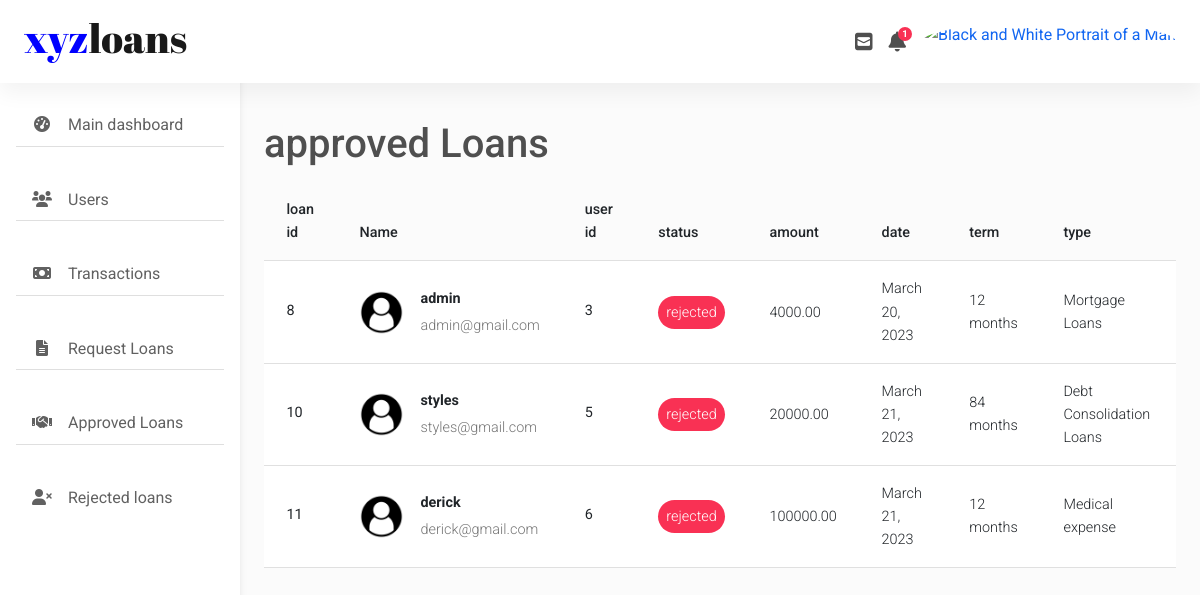
The page /manager/rejected-loans (signed in) on the database its author committed.
### loan_back/models.py (models this page shows, shortened)
class Loan(models.Model):
    borrower = models.ForeignKey(CustomUser, on_delete=models.CASCADE)
    loan_category=models.CharField(max_length=30, choices=LOAN_CATEGORY_CHOICES, default='Mortgage Loans')
    loan_amount = models.DecimalField(max_digits=10, decimal_places=2)
    interest_rate = models.DecimalField(max_digits=5, decimal_places=2)
    request_date =  models.DateField(auto_now_add=True)
    loan_term =  models.IntegerField(choices=TERM_CHOICES,default=12)
    status = models.CharField(max_length=10, choices=LOAN_STATUS_CHOICES, default='pending')
    class Meta:
        ordering = ('request_date', )

### accounts/models.py (models this page shows, shortened)
class CustomUser(AbstractBaseUser, PermissionsMixin):
    idnumber=models.PositiveIntegerField(unique=True)
    email=models.EmailField(gettext_lazy("email addres"), unique=True)
    username=models.CharField(max_length=200,unique=True)
    lastname=models.CharField(max_length=200,blank=True)
    phone=models.CharField(max_length=200,unique=True,blank=True)
    address=models.CharField(max_length=200,blank=True)
    created_at=models.DateField(default=timezone.now)
    is_staff=models.BooleanField(default=False)
    is_active=models.BooleanField(default=False)
    is_superuser=models.BooleanField(default=False)
    avatar=models.ImageField(upload_to="images",blank=True)
    objects=custom_account_manager()
    USERNAME_FIELD = 'email'
    REQUIRED_FIELDS = ['username','lastname',"idnumber"]

### loan_back/decoratos.py (the view)
    def wrapper_func(request,*args,**kwargs):
        if request.user.is_staff:
            return view_func(request,*args,**kwargs)
        return redirect("/")

### loan_back/decoratos.py (called while the page is built)
def staff_member_required(view_func):
    def wrapper_func(request,*args,**kwargs):
        if request.user.is_staff:
            return view_func(request,*args,**kwargs)
        return redirect("/")
    return wrapper_func

### loan_back/views.py (called while the page is built)
@staff_member_required
def RejectedLoans(request):
    loanrequest=Loan.objects.filter(status="rejected")
    return render(request,"loan_back/rejected.html",{"loanrequest":loanrequest})

### loan_back/templates/loan_back/rejected.html (shortened to what this page needs)
{% load static %} {% include "loan_back/message.html" %}
<!DOCTYPE html>
<html lang="en">
  <head>
    <link
      rel="stylesheet"
      href="https://use.fontawesome.com/releases/v5.11.2/css/all.css"
    />
    <link rel="stylesheet" href="{% static '/css/mdb.min.css' %}" />
    <link
      rel="stylesheet"
      href="https://cdnjs.cloudflare.com/ajax/libs/font-awesome/6.0.0/css/all.min.css"
    />
    <link rel="stylesheet" href="{% static '/manager/css/mdb.min.css' %}" />
    <link rel="stylesheet" href="{% static '/manager/css/admin.css' %}" />
  </head>
  <body>
    <header>
      <nav
        id="sidebarMenu"
        class="collapse d-lg-block sidebar collapse bg-white"
      >
        <div class="position-sticky">
          <div class="list-group list-group-flush mx-3 mt-4">
            <a
              href="/manager/dashboard"
              class="list-group-item list-group-item-action py-2 ripple"
              aria-current="true"
            >
              <i class="fas fa-tachometer-alt fa-fw me-3"></i
              ><span>Main dashboard</span>
            </a>
            <a
              href="/manager/users"
              class="list-group-item list-group-item-action py-2 ripple"
              ><i class="fas fa-users fa-fw me-3"></i><span>Users</span></a
            >
            <a
              href="/manager/Transactions"
              class="list-group-item list-group-item-action py-2 ripple"
              ><i class="fas fa-money-bill fa-fw me-3"></i
              ><span>Transactions</span></a
            >
            <a
              href="/manager/requested-loans"
              class="list-group-item list-group-item-action py-2 ripple"
              ><i class="fas fa-file-alt fa-fw me-3"></i
              ><span>Request Loans</span></a
            >
            <a
              href="/manager/approved-loans"
              class="list-group-item list-group-item-action py-2 ripple"
              ><i class="fas fa-handshake fa-fw me-3"></i
              ><span>Approved Loans</span></a
            >
            <a
              href="/manager/rejected-loans"
              class="list-group-item list-group-item-action py-2 ripple"
              ><i class="fas fa-user-times fa-fw me-3"></i
              ><span>Rejected loans</span></a
            >
          </div>
        </div>
      </nav>
      <nav
        id="main-navbar"
        class="navbar navbar-expand-lg navbar-light bg-white fixed-top"
      >
        <div class="container-fluid">
          <a class="navbar-brand" href="/">
            <h1 class="h1"><span>xyz</span>loans</h1>
          </a>
          {% if user.is_authenticated %}
          <div class="d-flex align-items-center">
            <a class="text-reset me-3" href="#">
              <i class="fas fa-envelope-square fa-lg"></i>
            </a>
            <div class="dropdown">
              <a
                class="text-reset me-3 dropdown-toggle hidden-arrow"
                href="#"
                id="navbarDropdownMenuLink"
                role="button"
                data-mdb-toggle="dropdown"
                aria-expanded="false"
              >
                <i class="fas fa-bell fa-lg"></i>
                <span class="badge rounded-pill badge-notification bg-danger"
                  >1</span
                >
              </a>
            </div>
            <div class="dropdown">
              <a
                class="dropdown-toggle d-flex align-items-center hidden-arrow"
                href="#"
                id="navbarDropdownMenuAvatar"
                role="button"
                data-mdb-toggle="dropdown"
                aria-expanded="false"
              >
                <img
                  src="https://png.pngtree.com/png-vector/20190623/ourlarge/pngtree-accountavataruser--flat-color-icon--vector-icon-banner-templ-png-image_1491720.jpg"
                  class="rounded-circle"
                  height="40"
                  alt="Black and White Portrait of a Man"
                  loading="lazy"
                />
              </a>
            </div>
          </div>
          {% endif %}
        </div>
      </nav>
    </header>
    <main style="margin-top: 6em">
      <div class="container pt-4">
        <section class="mb-4">
          <h1>approved Loans</h1>
          <table
            class="table align-middle mb-0 bg-white"
            style="margin-top: 1em"
          >
            <thead class="bg-light">
              <tr>
                <th>loan id</th>
                <th>Name</th>
                <th>user id</th>
                <th>status</th>
                <th>amount</th>
                <th>date</th>
                <th>term</th>
                <th>type</th>
              </tr>
            </thead>
            <tbody>
              {% for loan in loanrequest %}
              <tr>
                <td>
                  <p class="fw-normal mb-1">{{loan.id}}</p>
                </td>
                <td>
                  <div class="d-flex align-items-center">
                    <img
                      src="{% static '/img/default.png' %}"
                      class="rounded-circle"
                      alt=""
                      style="width: 45px; height: 45px"
                    />
                    <div class="ms-3">
                      <p class="fw-bold mb-1">{{loan.borrower.username}}</p>
                      <p class="text-muted mb-0">{{loan.borrower}}</p>
                    </div>
                  </div>
                </td>
                <td>
                  <p class="fw-normal mb-1">{{loan.borrower.id}}</p>
                </td>
                <td>
                  <span class="btn-danger rounded-pill d-inline p-2"
                    >{{loan.status}}</span
                  >
                </td>
                <td>{{loan.loan_amount}}</td>
                <td>{{loan.request_date}}</td>
                <td>{{loan.loan_term}} months</td>
                <td>{{loan.loan_category}}</td>
              </tr>
              {% endfor %}
            </tbody>
          </table>
        </section>
      </div>
    </main>
  </body>
</html>

### static/manager/css/admin.css (style rules this page uses)
body { background-color: #fbfbfb; }
@media (min-width: 991.98px) { main { padding-left: 240px; } }
.sidebar { position: fixed; top: 0; bottom: 0; left: 0; padding: 58px 0 0; box-shadow: 0 2px 5px 0 rgb(0 0 0 / 5%), 0 2px 10px 0 rgb(0 0 0 / 5%); width: 240px; z-index: 600; }

### loan_back/templates/loan_back/rejected.html (style rules this page uses)
.h1 { font-family: "Abril Fatface", cursive; }
.h1 span { color: blue; }
#sidebarMenu { padding-top: 5em; }
.ripple { margin-bottom: 2em; }

### rows shown on the page
Loan: id "8", borrower.username "admin", borrower "admin@gmail.com", borrower.id "3", status "rejected", loan_amount "4000.00", request_date "March 20, 2023", loan_term "12", loan_category "Mortgage Loans"
Loan: id "10", borrower.username "styles", borrower "styles@gmail.com", borrower.id "5", status "rejected", loan_amount "20000.00", request_date "March 21, 2023", loan_term "84", loan_category "Debt Consolidation Loans"
Loan: id "11", borrower.username "derick", borrower "derick@gmail.com", borrower.id "6", status "rejected", loan_amount "100000.00", request_date "March 21, 2023", loan_term "12", loan_category "Medical expense"
